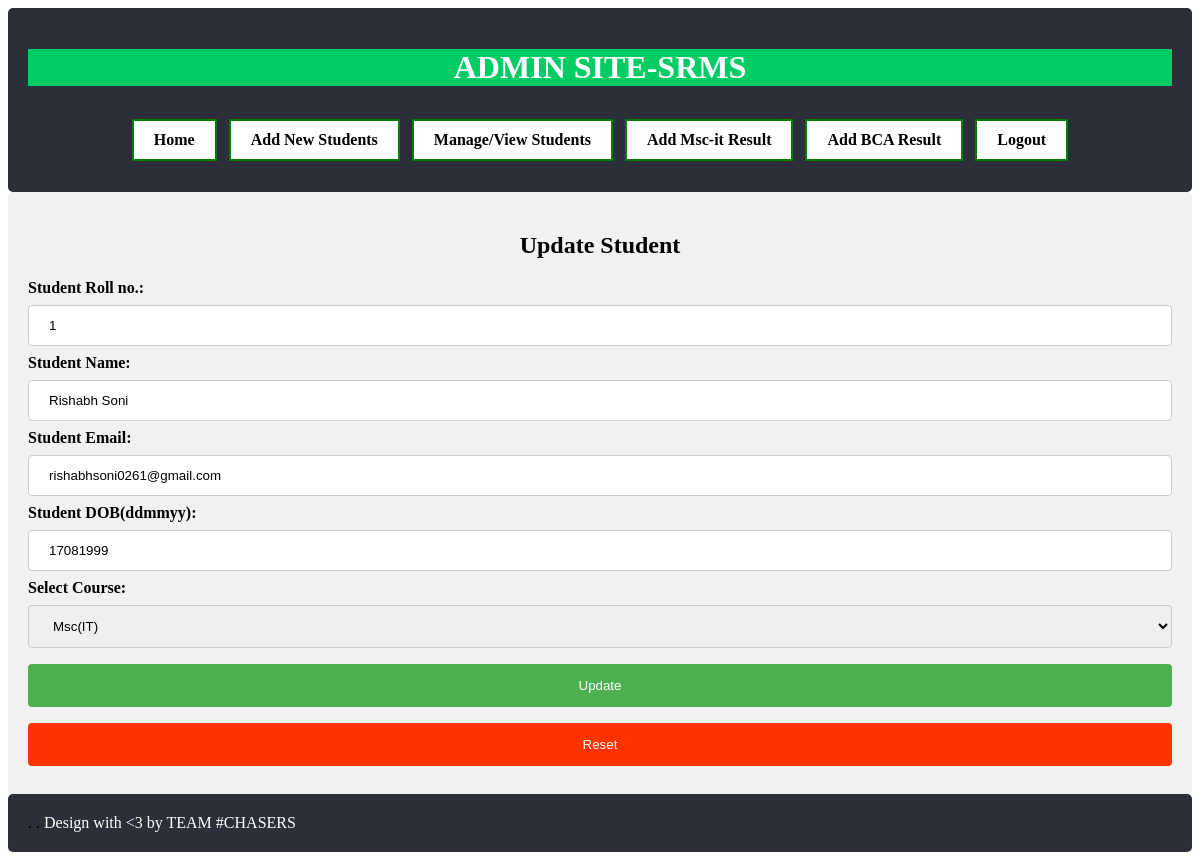
Page /admin/edit_student.php?id=1 on the committed database.
### tables this page shows
CREATE TABLE IF NOT EXISTS `tblstudent` (
  `stud_id` int(11) NOT NULL AUTO_INCREMENT,
  `stud_name` varchar(30) NOT NULL,
  `stud_email` varchar(50) NOT NULL,
  `stud_dob` int(10) NOT NULL,
  `stud_rollno` int(10) NOT NULL,
  `stud_course` varchar(50) NOT NULL,
  PRIMARY KEY (`stud_id`)
);

### admin/edit_student.php (the view, shortened to what this page needs)
<?php
include 'config.php';
$stud_id=$_GET['id'];
$sql="SELECT * FROM tblstudent WHERE stud_id=$stud_id";
$result=mysqli_query($conn,$sql) or die('Query Unsuccessful.....');
?>
<!DOCTYPE html>
<html>
<head>
	<link rel="stylesheet" type="text/css" href="css/header.css">
	<link rel="stylesheet" type="text/css" href="css/form.css">
</head>
<body>
<?include 'header.php'?>
<?php
	if(mysqli_num_rows($result) > 0)
 	{
      while($row = mysqli_fetch_assoc($result))
      {
?>
	<form action="edit_student_backend.php" method="post">
		<div class="container">
			<center><h2>Update Student</h2></center>
    		<label for="rollno"><b>Student Roll no.:</b></label>
    		<input type="text" placeholder="Enter Roll No. Here" name="stud_rollno" value="<?php echo $row['stud_rollno']?>" required><br>
			<label for="sname"><b>Student Name:</b></label>
    		<input type="text" placeholder="Enter Student Name Here" name="stud_name" value="<?php echo $row['stud_name']?>" required><br>
    		<label for="email"><b>Student Email:</b></label>
    		<input type="email" placeholder="Enter Email Here" name="stud_email" value="<?php echo $row['stud_email']?>" required><br>
    		<label for="DOB"><b>Student DOB(ddmmyy):</b></label>
    		<input type="text" placeholder="Enter Date of Birth Here" name="stud_dob" value="<?php echo $row['stud_dob']?>" required><br>
    		<label for="course"><b>Select Course:</b></label>
    		<?php
            $sql1 = "SELECT * FROM tblcourse";
            $result1 = mysqli_query($conn, $sql1) or die("Query Unsuccessful.");
            if(mysqli_num_rows($result1) > 0)  {
              echo '<select name="stud_course">';
              while($row1 = mysqli_fetch_assoc($result1)){
                if($row['stud_course'] == $row1['cid']){
                  $select = "selected";
                }else{
                  $select = "";
                }
                echo  "<option {$select} value='{$row1['cid']}'>{$row1['cname']}</option>";
              }
          echo "</select>";
        }
            ?>
			<input type="submit" name="Update" value="Update">
			<input type="reset" src="view_student.php" name="Cancel">
		</div>
	</form>
	<?php
	}
		}?>
<?php include 'footer.php'?>
</body>
</html>

### admin/css/form.css (style rules this page uses)
input[type=text], input[type=email], select { width: 100%; padding: 12px 20px; margin: 8px 0; display: inline-block; border: 1px solid #ccc; border-radius: 4px; box-sizing: border-box; }
input[type=submit] { width: 100%; background-color: #4CAF50; color: white; padding: 14px 20px; margin: 8px 0; border: none; border-radius: 4px; cursor: pointer; }
input[type=reset] { width: 100%; background-color: #ff3300; color: white; padding: 14px 20px; margin: 8px 0; border: none; border-radius: 4px; cursor: pointer; }
div { border-radius: 5px; background-color: #f1f1f1; padding: 20px; }

### rows in the picture
tblstudent: stud_rollno "1", stud_name "Rishabh Soni", stud_email "rishabhsoni0261@gmail.com", stud_dob "17081999"

### other values in the picture
form field stud_course "Msc(IT)"
